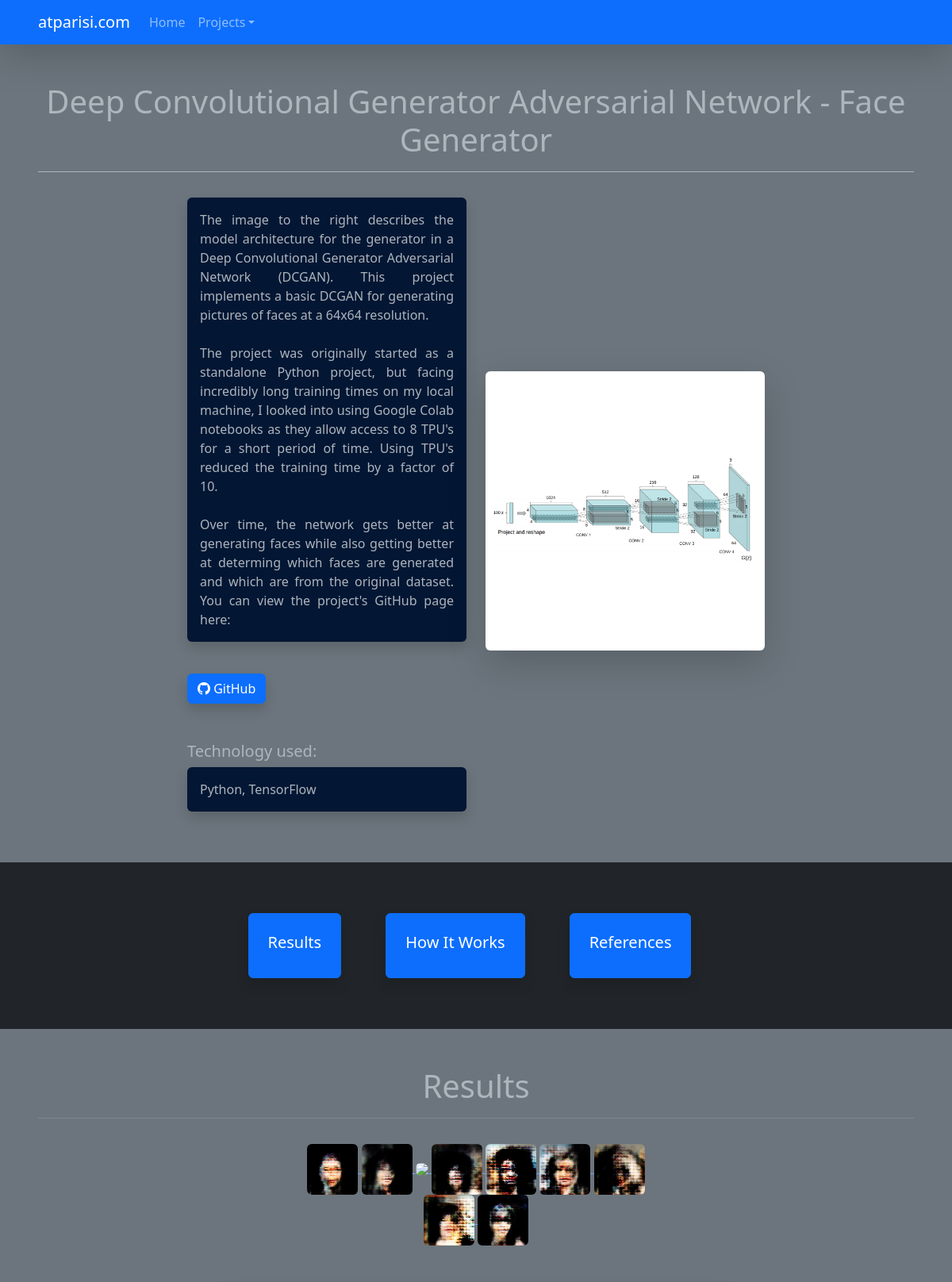
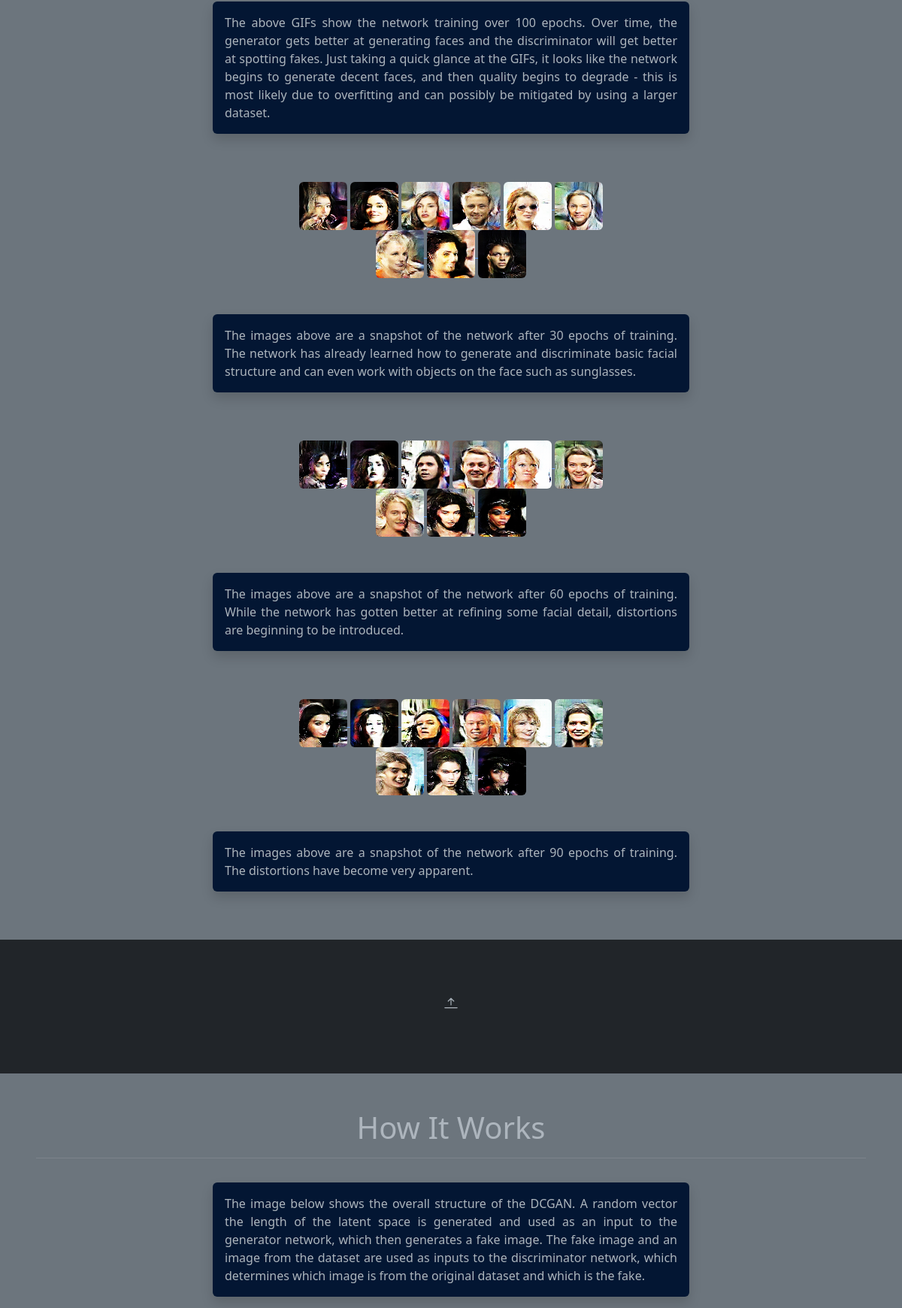
/projects/3/ (upper part), run on the app's committed database (2 pictures, top to bottom).
### projects/models.py (models this page shows, shortened)
class Project(models.Model):
    title = models.TextField()
    description = models.TextField()
    details = models.TextField()
    technology = models.TextField()
    link = models.URLField()
    image = models.FilePathField(path="/img")
    tags = models.TextField()
    project_content = models.CharField(max_length=100)

### projects/views.py (the view)
# urls.py: path("<int:pk>/", views.project_detail, name="project_detail"),
def project_detail(request, pk):
    projects = Project.objects.all()
    project = Project.objects.get(pk=pk)
    tags = [f"#{x}" for x in project.tags.split(', ')]
    if tags == ['#']:
        tags = ""
    tag_labels = []
    for tag in tags:
        tag = string.capwords(tag[1::].replace('-', ' '))
        tag_labels.append(tag)
    tag_delays = []
    for i in range(len(tag_labels)):
        tag_delays.append(f"animation-delay:{(i / 6)}s;")
    tag_ids = [f"{x}_btn" for x in project.tags.split(', ')]
    tags = zip(tags, tag_labels, tag_delays, tag_ids)
    context = {
        'projects': projects,
        'project': project,
        'tags': tags,
    }
    return render(request, project.project_content, context)

### projects/templates/dcgan.html (shortened to what this page needs)
{% extends "project_detail.html" %}
{% load static %}
{% block project_content %}
<div id="results" class="container-fluid bg-secondary text-center p-5 getZooped">
    <h1 class="text-center">Results</h1>
    <hr class="p-2">
    <div class="row align-items-center justify-content-md-center gap-5">
        <div class="col-lg-5">
            <div class="noOverflow">
                <a href="{% static 'img/dcgan1.gif' %}" target="_blank">
                    <img class="img-fluid rounded" src="{% static 'img/dcgan1.gif' %}">
                </a>
                <a href="{% static 'img/dcgan2.gif' %}" target="_blank">
                    <img class="img-fluid rounded" src="{% static 'img/dcgan2.gif' %}">
                </a>
                <a href="{% static 'img/dcgan3.gif' %}" target="_blank">
                    <img class="img-fluid rounded" src="{% static 'img/dcgan3.gif' %}">
                </a>
                <a href="{% static 'img/dcgan4.gif' %}" target="_blank">
                    <img class="img-fluid rounded" src="{% static 'img/dcgan4.gif' %}">
                </a>
                <a href="{% static 'img/dcgan5.gif' %}" target="_blank">
                    <img class="img-fluid rounded" src="{% static 'img/dcgan5.gif' %}">
                </a>
                <a href="{% static 'img/dcgan6.gif' %}" target="_blank">
                    <img class="img-fluid rounded" src="{% static 'img/dcgan6.gif' %}">
                </a>
                <a href="{% static 'img/dcgan7.gif' %}" target="_blank">
                    <img class="img-fluid rounded" src="{% static 'img/dcgan7.gif' %}">
                </a>
                <a href="{% static 'img/dcgan8.gif' %}" target="_blank">
                    <img class="img-fluid rounded" src="{% static 'img/dcgan8.gif' %}">
                </a>
                <a href="{% static 'img/dcgan9.gif' %}" target="_blank">
                    <img class="img-fluid rounded" src="{% static 'img/dcgan9.gif' %}">
                </a>
            </div>
        </div>
        <div class="col-lg-7">
            <p align="justify" class="shadow rounded p-3 bg-primary-subtle">The above GIFs show the network training over 100 epochs. Over time, the generator gets better at generating faces and the discriminator will get better at spotting fakes. Just taking a quick glance at the GIFs, it looks like the network begins to generate decent faces, and then quality begins to degrade - this is most likely due to overfitting and can possibly be mitigated by using a larger dataset.</p>
        </div>
        <div class="col-lg-5">
            <div class="noOverflow">
                <a href="{% static 'img/dcgan1_30.png' %}" target="_blank">
                    <img class="img-fluid rounded" src="{% static 'img/dcgan1_30.png' %}">
                </a>
                <a href="{% static 'img/dcgan2_30.png' %}" target="_blank">
                    <img class="img-fluid rounded" src="{% static 'img/dcgan2_30.png' %}">
                </a>
                <a href="{% static 'img/dcgan3_30.png' %}" target="_blank">
                    <img class="img-fluid rounded" src="{% static 'img/dcgan3_30.png' %}">
                </a>
                <a href="{% static 'img/dcgan4_30.png' %}" target="_blank">
                    <img class="img-fluid rounded" src="{% static 'img/dcgan4_30.png' %}">
                </a>
                <a href="{% static 'img/dcgan5_30.png' %}" target="_blank">
                    <img class="img-fluid rounded" src="{% static 'img/dcgan5_30.png' %}">
                </a>
                <a href="{% static 'img/dcgan6_30.png' %}" target="_blank">
                    <img class="img-fluid rounded" src="{% static 'img/dcgan6_30.png' %}">
                </a>
                <a href="{% static 'img/dcgan7_30.png' %}" target="_blank">
                    <img class="img-fluid rounded" src="{% static 'img/dcgan7_30.png' %}">
                </a>
                <a href="{% static 'img/dcgan8_30.png' %}" target="_blank">
                    <img class="img-fluid rounded" src="{% static 'img/dcgan8_30.png' %}">
                </a>
                <a href="{% static 'img/dcgan9_30.png' %}" target="_blank">
                    <img class="img-fluid rounded" src="{% static 'img/dcgan9_30.png' %}">
                </a>
            </div>
        </div>
        <div class="col-lg-7">
            <p align="justify" class="shadow rounded p-3 bg-primary-subtle">The images above are a snapshot of the network after 30 epochs of training. The network has already learned how to generate and discriminate basic facial structure and can even work with objects on the face such as sunglasses.</p>
        </div>
        <div class="col-lg-5">
            <div class="noOverflow">
                <a href="{% static 'img/dcgan1_60.png' %}" target="_blank">
                    <img class="img-fluid rounded" src="{% static 'img/dcgan1_60.png' %}">
                </a>
                <a href="{% static 'img/dcgan2_60.png' %}" target="_blank">
                    <img class="img-fluid rounded" src="{% static 'img/dcgan2_60.png' %}">
                </a>
                <a href="{% static 'img/dcgan3_60.png' %}" target="_blank">
                    <img class="img-fluid rounded" src="{% static 'img/dcgan3_60.png' %}">
                </a>
                <a href="{% static 'img/dcgan4_60.png' %}" target="_blank">
                    <img class="img-fluid rounded" src="{% static 'img/dcgan4_60.png' %}">
                </a>
                <a href="{% static 'img/dcgan5_60.png' %}" target="_blank">
                    <img class="img-fluid rounded" src="{% static 'img/dcgan5_60.png' %}">
                </a>
                <a href="{% static 'img/dcgan6_60.png' %}" target="_blank">
                    <img class="img-fluid rounded" src="{% static 'img/dcgan6_60.png' %}">
                </a>
                <a href="{% static 'img/dcgan7_60.png' %}" target="_blank">
                    <img class="img-fluid rounded" src="{% static 'img/dcgan7_60.png' %}">
                </a>
                <a href="{% static 'img/dcgan8_60.png' %}" target="_blank">
                    <img class="img-fluid rounded" src="{% static 'img/dcgan8_60.png' %}">
                </a>
                <a href="{% static 'img/dcgan9_60.png' %}" target="_blank">
                    <img class="img-fluid rounded" src="{% static 'img/dcgan9_60.png' %}">
                </a>
            </div>
        </div>
        <div class="col-lg-7">
            <p align="justify" class="shadow rounded p-3 bg-primary-subtle">The images above are a snapshot of the network after 60 epochs of training. While the network has gotten better at refining some facial detail, distortions are beginning to be introduced.</p>
        </div>
        <div class="col-lg-5">
            <div class="noOverflow">
                <a href="{% static 'img/dcgan1_90.png' %}" target="_blank">
                    <img class="img-fluid rounded" src="{% static 'img/dcgan1_90.png' %}">
                </a>
                <a href="{% static 'img/dcgan2_90.png' %}" target="_blank">
                    <img class="img-fluid rounded" src="{% static 'img/dcgan2_90.png' %}">
                </a>
                <a href="{% static 'img/dcgan3_90.png' %}" target="_blank">
                    <img class="img-fluid rounded" src="{% static 'img/dcgan3_90.png' %}">
                </a>
                <a href="{% static 'img/dcgan4_90.png' %}" target="_blank">
                    <img class="img-fluid rounded" src="{% static 'img/dcgan4_90.png' %}">
                </a>
                <a href="{% static 'img/dcgan5_90.png' %}" target="_blank">
                    <img class="img-fluid rounded" src="{% static 'img/dcgan5_90.png' %}">
                </a>
                <a href="{% static 'img/dcgan6_90.png' %}" target="_blank">
                    <img class="img-fluid rounded" src="{% static 'img/dcgan6_90.png' %}">
                </a>
                <a href="{% static 'img/dcgan7_90.png' %}" target="_blank">
                    <img class="img-fluid rounded" src="{% static 'img/dcgan7_90.png' %}">
                </a>
                <a href="{% static 'img/dcgan8_90.png' %}" target="_blank">
                    <img class="img-fluid rounded" src="{% static 'img/dcgan8_90.png' %}">
                </a>
                <a href="{% static 'img/dcgan9_90.png' %}" target="_blank">
                    <img class="img-fluid rounded" src="{% static 'img/dcgan9_90.png' %}">
                </a>
            </div>
        </div>
        <div class="col-lg-7">
            <p align="justify" class="shadow rounded p-3 bg-primary-subtle">The images above are a snapshot of the network after 90 epochs of training. The distortions have become very apparent. </p>
        </div>
    </div>
</div>
<div class="container-fluid bg-dark py-5">
    <div class="d-grid gap-2">
        <a class="btn p-4" href="#" role="button"><h5><i class="bi bi-arrow-bar-up"></i></h5></a>
    </div>
</div>
<div id="how-it-works" class="container-fluid bg-secondary p-5 getZooped">
    <h1 class="text-center">How It Works</h1>
    <hr class="p-2">
    <div class="row align-items-center justify-content-lg-center gap-5">
        <div class="col-lg-7">
            <p align="justify" class="shadow rounded p-3 bg-primary-subtle">The image below shows the overall structure of the DCGAN. A random vector the length of the latent space is generated and used as an input to the generator network, which then generates a fake image. The fake image and an image from the dataset are used as inputs to the discriminator network, which determines which image is from the original dataset and which is the fake.</p>
        </div>
    </div>
    <br>
</div>
{% endblock %}

### projects/templates/project_detail.html
{% extends "base.html" %}
{% load static %}
{% block page_content %}
    <div class="container-fluid bg-secondary p-5">
        <h1 class="text-center animate__animated animate__fadeInDown">{{ project.description }}</h1>
        <hr class="p-2 animate__animated animate__fadeInDown">
        <div class="row align-items-center justify-content-md-center">
            <div class="col-md-4 animate__animated animate__fadeIn">
                <p align="justify" class="shadow rounded p-3 bg-primary-subtle">{{ project.details|linebreaksbr }}</p>
                <br>
                <a id="{{ project.id }}_gh_btn" class="btn btn-primary me-3 shadow hoverZoom" onclick="click_animation(this)" href="{{ project.link }}" role="button"><i class="bi bi-github"></i> GitHub</a>
                <br><br><br>
                <h5>Technology used:</h5>
                <p class="shadow rounded p-3 bg-primary-subtle">{{ project.technology }}</p>
            </div>
            <div class="col-md-4 text-center">
                <img class="img-fluid hoverZoom animate__animated animate__fadeIn shadow-lg rounded" src="{% static project.image %}">
            </div>
        </div>
    </div>
    <div class="container-fluid text-center bg-dark py-5">
        {% if tags %}
        <div class="row justify-content-md-center column-gap-3">
            {% for tag, tag_label, tag_delay, tag_id in tags %}
            <div class="col-md-auto text-primary py-3 ">
                <a id="{{ tag_id }}" class="btn btn-primary me-3 shadow p-4 animate__animated animate__fadeIn shadow hoverZoom" style="{{ tag_delay }}" href="{{ tag }}" role="button">
                    <h5>{{ tag_label }}</h5>
                </a>
            </div>
            {% endfor %}
        </div>
        {% endif %}
    </div>
    {% block project_content %}{% endblock %}
{% endblock %}

### projects/static/css/helpers.css (style rules this page uses)
img { -webkit-transition: -webkit-transform 0.2s ease; -moz-transition: -moz-transform 0.2s ease; -ms-transition: -ms-transform 0.2s ease; -o-transition: -o-transform 0.2s ease; transition: transform 0.2s ease; }
a.hoverZoom { -webkit-transition: -webkit-transform 0.2s ease; -moz-transition: -moz-transform 0.2s ease; -ms-transition: -ms-transform 0.2s ease; -o-transition: -o-transform 0.2s ease; transition: transform 0.2s ease; }
div.noOverflow { overflow: hidden; }

### data on the page
Project: description "Deep Convolutional Generator Adversarial Network - Face Generator", details "The image to the right describes the model architecture for the generator in a Deep Convolutional Generator Adversarial Network (DCGAN). This project implements a basic DCGAN for generating pictures of faces at a 64x64 resolution. The project was originally started as a standalone Python project, but facing incredibly long training times on my local machine, I looked into using Google Colab notebooks as they allow access to 8 TPU's for a short period of time. Using TPU's reduced the training time by a factor of 10. Over time, the network gets better at generating faces while also getting better at determing which faces are generated and which are from the original dataset. You can view the…", technology "Python, TensorFlow", image (picture)

### other printed values
{{ tag_label }} "Results" "How It Works" "References"
